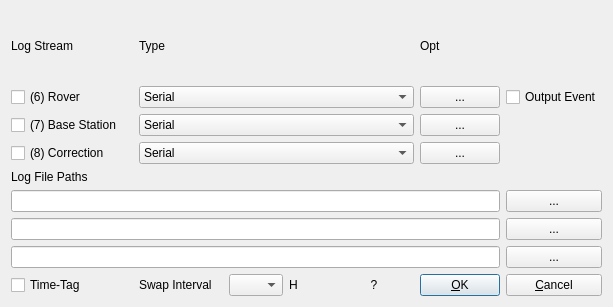
<?xml version="1.0" encoding="UTF-8"?>
<ui version="4.0">
 <class>LogStrDialog</class>
 <widget class="QWidget" name="LogStrDialog">
  <property name="geometry">
   <rect>
    <x>0</x>
    <y>0</y>
    <width>613</width>
    <height>307</height>
   </rect>
  </property>
  <property name="windowTitle">
   <string>Log Streams</string>
  </property>
  <property name="toolTip">
   <string/>
  </property>
  <layout class="QGridLayout" name="gridLayout">
   <item row="0" column="2" colspan="3">
    <widget class="QLabel" name="Label5">
     <property name="toolTip">
      <string/>
     </property>
     <property name="text">
      <string>Type</string>
     </property>
    </widget>
   </item>
   <item row="1" column="0" colspan="2">
    <widget class="QCheckBox" name="cBStream1C">
     <property name="toolTip">
      <string/>
     </property>
     <property name="text">
      <string>(6) Rover</string>
     </property>
    </widget>
   </item>
   <item row="0" column="7">
    <widget class="QLabel" name="Label6">
     <property name="toolTip">
      <string/>
     </property>
     <property name="text">
      <string>Opt</string>
     </property>
    </widget>
   </item>
   <item row="2" column="2" colspan="5">
    <widget class="QComboBox" name="cBStream2">
     <property name="toolTip">
      <string/>
     </property>
     <item>
      <property name="text">
       <string>Serial</string>
      </property>
     </item>
     <item>
      <property name="text">
       <string>TCP Client</string>
      </property>
     </item>
     <item>
      <property name="text">
       <string>TCP Server</string>
      </property>
     </item>
     <item>
      <property name="text">
       <string>NTRIP Server</string>
      </property>
     </item>
     <item>
      <property name="text">
       <string>NTRIP Caster</string>
      </property>
     </item>
     <item>
      <property name="text">
       <string>File</string>
      </property>
     </item>
    </widget>
   </item>
   <item row="3" column="2" colspan="5">
    <widget class="QComboBox" name="cBStream3">
     <property name="toolTip">
      <string/>
     </property>
     <item>
      <property name="text">
       <string>Serial</string>
      </property>
     </item>
     <item>
      <property name="text">
       <string>TCP Client</string>
      </property>
     </item>
     <item>
      <property name="text">
       <string>TCP Server</string>
      </property>
     </item>
     <item>
      <property name="text">
       <string>NTRIP Server</string>
      </property>
     </item>
     <item>
      <property name="text">
       <string>NTRIP Caster</string>
      </property>
     </item>
     <item>
      <property name="text">
       <string>File</string>
      </property>
     </item>
    </widget>
   </item>
   <item row="3" column="7">
    <widget class="QPushButton" name="btnStream3">
     <property name="toolTip">
      <string/>
     </property>
     <property name="text">
      <string>...</string>
     </property>
    </widget>
   </item>
   <item row="2" column="7">
    <widget class="QPushButton" name="btnStream2">
     <property name="toolTip">
      <string/>
     </property>
     <property name="text">
      <string>...</string>
     </property>
    </widget>
   </item>
   <item row="1" column="7">
    <widget class="QPushButton" name="btnStream1">
     <property name="toolTip">
      <string/>
     </property>
     <property name="text">
      <string>...</string>
     </property>
    </widget>
   </item>
   <item row="8" column="0">
    <widget class="QCheckBox" name="cBTimeTag">
     <property name="toolTip">
      <string/>
     </property>
     <property name="text">
      <string>Time-Tag</string>
     </property>
    </widget>
   </item>
   <item row="2" column="0" colspan="2">
    <widget class="QCheckBox" name="cBStream2C">
     <property name="toolTip">
      <string/>
     </property>
     <property name="text">
      <string>(7) Base Station</string>
     </property>
    </widget>
   </item>
   <item row="3" column="0" colspan="2">
    <widget class="QCheckBox" name="cBStream3C">
     <property name="toolTip">
      <string/>
     </property>
     <property name="text">
      <string>(8) Correction</string>
     </property>
    </widget>
   </item>
   <item row="4" column="0">
    <widget class="QLabel" name="lblF1">
     <property name="sizePolicy">
      <sizepolicy hsizetype="Preferred" vsizetype="Fixed">
       <horstretch>0</horstretch>
       <verstretch>0</verstretch>
      </sizepolicy>
     </property>
     <property name="toolTip">
      <string/>
     </property>
     <property name="text">
      <string>Log File Paths</string>
     </property>
    </widget>
   </item>
   <item row="0" column="0" colspan="2">
    <widget class="QLabel" name="Label10">
     <property name="toolTip">
      <string/>
     </property>
     <property name="text">
      <string>Log Stream</string>
     </property>
    </widget>
   </item>
   <item row="1" column="2" colspan="5">
    <widget class="QComboBox" name="cBStream1">
     <property name="toolTip">
      <string/>
     </property>
     <item>
      <property name="text">
       <string>Serial</string>
      </property>
     </item>
     <item>
      <property name="text">
       <string>TCP Client</string>
      </property>
     </item>
     <item>
      <property name="text">
       <string>TCP Server</string>
      </property>
     </item>
     <item>
      <property name="text">
       <string>NTRIP Server</string>
      </property>
     </item>
     <item>
      <property name="text">
       <string>NTRIP Caster</string>
      </property>
     </item>
     <item>
      <property name="text">
       <string>File</string>
      </property>
     </item>
    </widget>
   </item>
   <item row="1" column="8">
    <widget class="QCheckBox" name="cBOutputEvent">
     <property name="text">
      <string>Output Event</string>
     </property>
    </widget>
   </item>
   <item row="5" column="8">
    <widget class="QPushButton" name="btnFile1">
     <property name="toolTip">
      <string/>
     </property>
     <property name="text">
      <string>...</string>
     </property>
    </widget>
   </item>
   <item row="6" column="8">
    <widget class="QPushButton" name="btnFile2">
     <property name="toolTip">
      <string/>
     </property>
     <property name="text">
      <string>...</string>
     </property>
    </widget>
   </item>
   <item row="7" column="8">
    <widget class="QPushButton" name="btnFile3">
     <property name="toolTip">
      <string/>
     </property>
     <property name="text">
      <string>...</string>
     </property>
    </widget>
   </item>
   <item row="5" column="0" colspan="8">
    <widget class="QLineEdit" name="lEFilePath1">
     <property name="toolTip">
      <string/>
     </property>
    </widget>
   </item>
   <item row="6" column="0" colspan="8">
    <widget class="QLineEdit" name="lEFilePath2">
     <property name="toolTip">
      <string/>
     </property>
    </widget>
   </item>
   <item row="7" column="0" colspan="8">
    <widget class="QLineEdit" name="lEFilePath3">
     <property name="toolTip">
      <string/>
     </property>
    </widget>
   </item>
   <item row="8" column="8">
    <widget class="QPushButton" name="btnCancel">
     <property name="toolTip">
      <string/>
     </property>
     <property name="text">
      <string>&amp;Cancel</string>
     </property>
    </widget>
   </item>
   <item row="8" column="7">
    <widget class="QPushButton" name="btnOk">
     <property name="toolTip">
      <string/>
     </property>
     <property name="text">
      <string>&amp;OK</string>
     </property>
     <property name="autoDefault">
      <bool>true</bool>
     </property>
     <property name="default">
      <bool>true</bool>
     </property>
    </widget>
   </item>
   <item row="8" column="6">
    <widget class="QPushButton" name="btnKey">
     <property name="toolTip">
      <string/>
     </property>
     <property name="text">
      <string>?</string>
     </property>
     <property name="flat">
      <bool>true</bool>
     </property>
    </widget>
   </item>
   <item row="8" column="5">
    <widget class="QLabel" name="lblH">
     <property name="toolTip">
      <string/>
     </property>
     <property name="text">
      <string>H</string>
     </property>
    </widget>
   </item>
   <item row="8" column="4">
    <widget class="QComboBox" name="cBSwapInterval">
     <property name="toolTip">
      <string/>
     </property>
     <item>
      <property name="text">
       <string/>
      </property>
     </item>
     <item>
      <property name="text">
       <string>0.25</string>
      </property>
     </item>
     <item>
      <property name="text">
       <string>0.5</string>
      </property>
     </item>
     <item>
      <property name="text">
       <string>1</string>
      </property>
     </item>
     <item>
      <property name="text">
       <string>3</string>
      </property>
     </item>
     <item>
      <property name="text">
       <string>6</string>
      </property>
     </item>
     <item>
      <property name="text">
       <string>12</string>
      </property>
     </item>
     <item>
      <property name="text">
       <string>24</string>
      </property>
     </item>
    </widget>
   </item>
   <item row="8" column="2" colspan="2">
    <widget class="QLabel" name="lblSwapInterval">
     <property name="toolTip">
      <string/>
     </property>
     <property name="text">
      <string>Swap Interval</string>
     </property>
    </widget>
   </item>
  </layout>
 </widget>
 <tabstops>
  <tabstop>cBStream1C</tabstop>
  <tabstop>cBStream1</tabstop>
  <tabstop>btnStream1</tabstop>
  <tabstop>cBOutputEvent</tabstop>
  <tabstop>cBStream2C</tabstop>
  <tabstop>cBStream2</tabstop>
  <tabstop>btnStream2</tabstop>
  <tabstop>cBStream3C</tabstop>
  <tabstop>cBStream3</tabstop>
  <tabstop>btnStream3</tabstop>
  <tabstop>lEFilePath1</tabstop>
  <tabstop>btnFile1</tabstop>
  <tabstop>lEFilePath2</tabstop>
  <tabstop>btnFile2</tabstop>
  <tabstop>lEFilePath3</tabstop>
  <tabstop>btnFile3</tabstop>
  <tabstop>cBTimeTag</tabstop>
  <tabstop>btnOk</tabstop>
  <tabstop>btnCancel</tabstop>
 </tabstops>
 <resources/>
 <connections/>
</ui>
